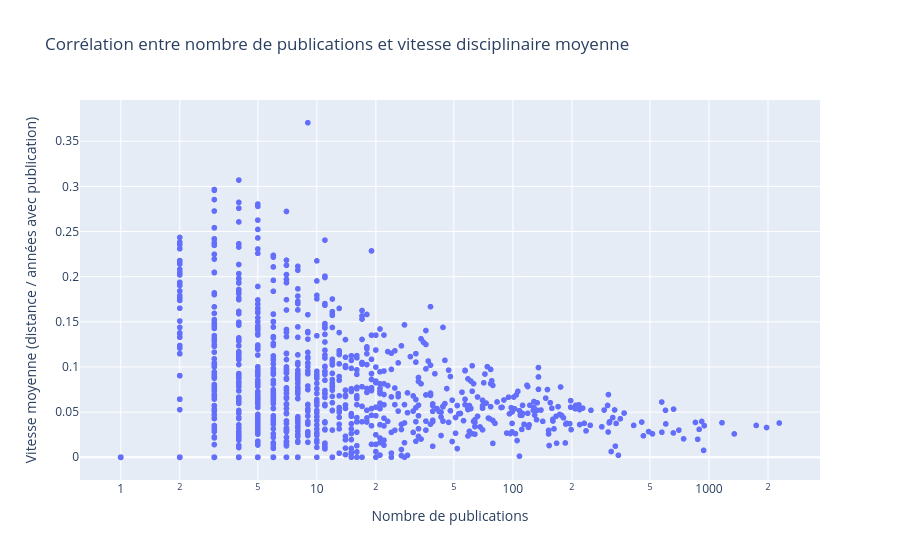

Write notebook code for a chart like this one.
### Markdown cell above
avec nombre d'anée ( plitot que longueur de la carrière )

### Code cell
import pandas as pd
import numpy as np
import plotly.express as px
from collections import defaultdict

# === 1. Chargement des coordonnées t-SNE ===
df_coords = pd.read_csv("../data/coordinates.csv")
coord_cols = [c for c in df_coords.columns if c != "disc"]
disc_to_coord = {
    row["disc"]: row[coord_cols].to_numpy(dtype=np.float32)
    for _, row in df_coords.iterrows()
}

# === 2. Chargement des publications auteur ===
df_pub = pd.read_parquet("../data/author_publications_dir/X.parquet")
# Colonnes : ['author', 'discipline', 'year']

# === 3. Fonction pour récupérer publications d'un auteur ===
def get_author_publications_fast(author_name):
    sub = df_pub[df_pub["author"].str.lower() == author_name.lower()]
    if sub.empty:
        return None

    grouped = sub.groupby(["year", "discipline"]).size().reset_index(name="count")
    pub_data = defaultdict(lambda: defaultdict(int))
    for _, row in grouped.iterrows():
        pub_data[row["year"]][row["discipline"]] = row["count"]
    return pub_data

# === 4. Calcul vitesse moyenne (en comptant seulement les années avec publication) ===
def compute_average_speed(author_name):
    pub_data = get_author_publications_fast(author_name)
    if not pub_data:
        return 0, 0, 0  # (nb_publications, distance_totale, vitesse_moyenne)

    all_years = sorted(pub_data)
    total_pubs = sum(sum(pub_data[y].values()) for y in pub_data)

    trajectory = []
    aggregated = defaultdict(int)

    for year in all_years:
        for disc, count in pub_data[year].items():
            aggregated[disc] += count

        total = sum(aggregated.values())
        coords = np.sum(
            [disc_to_coord[d] * w for d, w in aggregated.items() if d in disc_to_coord],
            axis=0
        ) / total
        trajectory.append(coords)

    if len(trajectory) < 2:
        return total_pubs, 0, 0

    trajectory = np.vstack(trajectory)
    diffs = trajectory[1:] - trajectory[:-1]
    total_distance = np.sum(np.linalg.norm(diffs, axis=1))

    # NB : On compte seulement les années où il y a eu publication
    nb_years = len(all_years)
    avg_speed = total_distance / nb_years if nb_years > 0 else 0

    return total_pubs, total_distance, avg_speed

# === 5. Échantillon d'auteurs ===
authors = df_pub["author"].unique()
sample_authors = np.random.choice(authors, size=min(5000, len(authors)), replace=False)

# === 6. Calcul ===
records = []
for author in sample_authors:
    total_pubs, total_dist, avg_speed = compute_average_speed(author)
    records.append({
        "author": author,
        "publications": total_pubs,
        "distance": total_dist,
        "avg_speed": avg_speed
    })

df_analysis = pd.DataFrame(records)

# === 7. Scatter plot ===
fig = px.scatter(
    df_analysis,
    x="publications",
    log_x=True,
    y="avg_speed",
    hover_name="author",
    title="Corrélation entre nombre de publications et vitesse disciplinaire moyenne",
    labels={"publications": "Nombre de publications", "avg_speed": "Vitesse moyenne (distance / années avec publication)"}
)
fig.show()

# === 8. Corrélation ===
corr = df_analysis[["publications", "avg_speed"]].corr().iloc[0, 1]
print(f"Corrélation (échantillon) : {corr:.3f}")

### Figure 1 — Plotly figure (JSON) as saved in the notebook; plotly's stock layout.template omitted (floating-point values rounded to 4 significant figures; data arrays with more than 128 entries replaced by an {"elided": "..."} marker saying what was removed)
{"data": [{"hovertemplate": "<b>%{hovertext}</b><br><br>Nombre de publications=%{x}<br>Vitesse moyenne (distance / années avec publication)=%{y}<extra></extra>", "hovertext": {"elided": "2147 str values"}, "legendgroup": "", "marker": {"color": "#636efa", "symbol": "circle"}, "mode": "markers", "name": "", "showlegend": false, "type": "scattergl", "x": {"elided": "2147 int values"}, "xaxis": "x", "y": {"elided": "2147 float values"}, "yaxis": "y"}], "layout": {"legend": {"tracegroupgap": 0}, "title": {"text": "Corrélation entre nombre de publications et vitesse disciplinaire moyenne"}, "xaxis": {"anchor": "y", "domain": [0, 1], "title": {"text": "Nombre de publications"}, "type": "log"}, "yaxis": {"anchor": "x", "domain": [0, 1], "title": {"text": "Vitesse moyenne (distance / années avec publication)"}}}}
